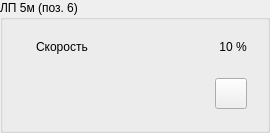
  <widget class="QGroupBox" name="panel_conveyor_6">
   <property name="geometry">
    <rect>
     <x>960</x>
     <y>811</y>
     <width>270</width>
     <height>125</height>
    </rect>
   </property>
   <property name="title">
    <string>ЛП 5м (поз. 6)</string>
   </property>
   <property name="style" stdset="0">
    <string>vodoley</string>
   </property>
   <layout class="QVBoxLayout" name="verticalLayout_5">
    <item>
     <widget class="QWidget" name="widget_17" native="true">
      <layout class="QHBoxLayout" name="horizontalLayout_24">
       <item alignment="Qt::AlignLeft">
        <widget class="QLabel" name="label_24">
         <property name="maximumSize">
          <size>
           <width>32</width>
           <height>32</height>
          </size>
         </property>
         <property name="text">
          <string/>
         </property>
         <property name="pixmap">
          <pixmap resource="../../../resources.qrc">:/speed.png</pixmap>
         </property>
         <property name="scaledContents">
          <bool>true</bool>
         </property>
        </widget>
       </item>
       <item>
        <widget class="QLabel" name="label_35">
         <property name="sizePolicy">
          <sizepolicy hsizetype="Expanding" vsizetype="Preferred">
           <horstretch>0</horstretch>
           <verstretch>0</verstretch>
          </sizepolicy>
         </property>
         <property name="text">
          <string>Скорость</string>
         </property>
         <property name="alignment">
          <set>Qt::AlignLeading|Qt::AlignLeft|Qt::AlignVCenter</set>
         </property>
         <property name="style" stdset="0">
          <string>hint</string>
         </property>
        </widget>
       </item>
       <item alignment="Qt::AlignRight">
        <widget class="QLabel" name="label_36">
         <property name="text">
          <string>10 %</string>
         </property>
         <property name="alignment">
          <set>Qt::AlignCenter</set>
         </property>
         <property name="style" stdset="0">
          <string>hint</string>
         </property>
        </widget>
       </item>
      </layout>
     </widget>
    </item>
    <item>
     <widget class="QWidget" name="status_row_1" native="true">
      <layout class="QHBoxLayout" name="horizontalLayout">
       <item>
        <widget class="QLabel" name="powered_6">
         <property name="enabled">
          <bool>false</bool>
         </property>
         <property name="minimumSize">
          <size>
           <width>32</width>
           <height>32</height>
          </size>
         </property>
         <property name="maximumSize">
          <size>
           <width>32</width>
           <height>32</height>
          </size>
         </property>
         <property name="toolTip">
          <string>Авария ЧП. Возможно потребуется выключить-включить ЧП 9</string>
         </property>
         <property name="text">
          <string/>
         </property>
         <property name="pixmap">
          <pixmap resource="../../../resources.qrc">:/bolt.png</pixmap>
         </property>
         <property name="scaledContents">
          <bool>true</bool>
         </property>
        </widget>
       </item>
       <item>
        <widget class="QLabel" name="emergency_6">
         <property name="enabled">
          <bool>false</bool>
         </property>
         <property name="minimumSize">
          <size>
           <width>32</width>
           <height>32</height>
          </size>
         </property>
         <property name="maximumSize">
          <size>
           <width>32</width>
           <height>32</height>
          </size>
         </property>
         <property name="text">
          <string/>
         </property>
         <property name="pixmap">
          <pixmap resource="../../../resources.qrc">:/hand.png</pixmap>
         </property>
         <property name="scaledContents">
          <bool>true</bool>
         </property>
        </widget>
       </item>
       <item>
        <widget class="QLabel" name="lock_6">
         <property name="enabled">
          <bool>false</bool>
         </property>
         <property name="minimumSize">
          <size>
           <width>32</width>
           <height>32</height>
          </size>
         </property>
         <property name="maximumSize">
          <size>
           <width>32</width>
           <height>32</height>
          </size>
         </property>
         <property name="toolTip">
          <string>Включать норию нельзя (вибросито не включено)</string>
         </property>
         <property name="text">
          <string/>
         </property>
         <property name="pixmap">
          <pixmap resource="../../../resources.qrc">:/locked.png</pixmap>
         </property>
         <property name="scaledContents">
          <bool>true</bool>
         </property>
        </widget>
       </item>
       <item>
        <spacer name="horizontalSpacer">
         <property name="orientation">
          <enum>Qt::Horizontal</enum>
         </property>
         <property name="sizeHint" stdset="0">
          <size>
           <width>40</width>
           <height>20</height>
          </size>
         </property>
        </spacer>
       </item>
       <item>
        <widget class="QToolButton" name="toolButton">
         <property name="text">
          <string/>
         </property>
         <property name="icon">
          <iconset theme="system-settings">
           <normaloff>../../../../.designer/backup</normaloff>../../../../.designer/backup</iconset>
         </property>
         <property name="iconSize">
          <size>
           <width>24</width>
           <height>24</height>
          </size>
         </property>
        </widget>
       </item>
      </layout>
     </widget>
    </item>
   </layout>
  </widget>
